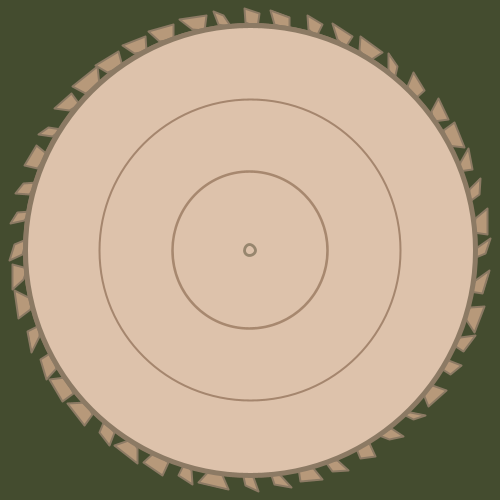
Frame 1 (no input)
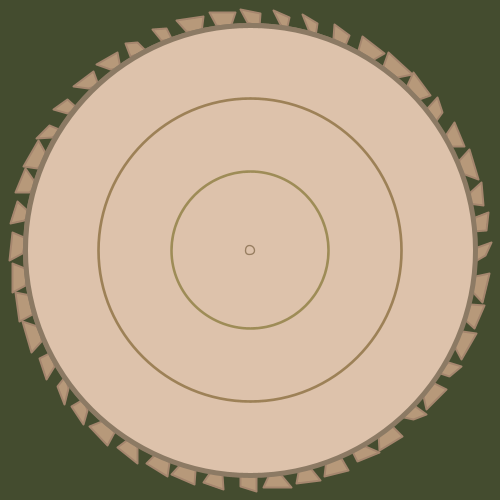
Frame 60 (the mouse pressed at the canvas centre just before this capture)
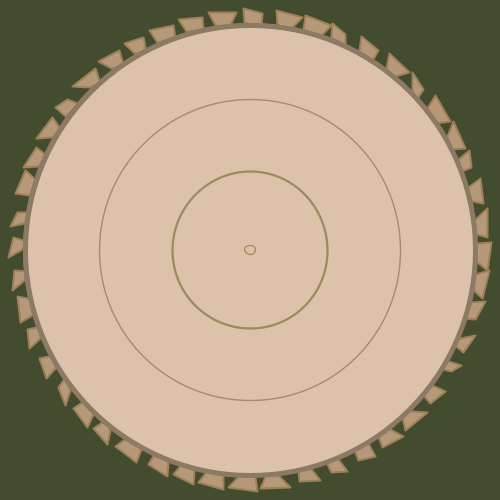
Frame 120 (the mouse held since frame 60 and released just before this capture)

The Processing sketch that drew these frames (run headless with seeded random() and noise(); from frame 60 on, the mouse is pressed at the canvas centre):

// Processing sketch: processing_73885
// ── processing_73885.pde

// Oliver Haimson 
// Assignment 06E
// Copyright 2012

float r, x, y, minValue, hrValue, randC;
boolean initialMins, initialHr;
int prevSec;

void setup() {
  size(500, 500);
  smooth();
  background(68, 76, 47);
  strokeJoin(ROUND);
  r=width-50;
  x=width/2;
  y=height/2;
  initialMins=true;
  initialHr=true;
  minValue=minute();
}

void draw() {
  checkHours();
  checkMins();
  drawSecs();
}

void drawSecs() {
  int sec = second();
  float inc3 = (360/60);
  if (prevSec!=sec){
    background(68, 76, 47);
    drawMins();
    drawBackgroundCircle();
    drawHours();
  }
  prevSec=sec;
}

void drawTriangle() {

}

void checkHours() {
  if (initialHr) {
    hrValue=hour();
    initialHr=false;
  }
  else {
    if (hour() != hrValue) {
      hrValue=hour();
    }
  }
}

void drawHours() {
  noFill();
  float h = hrValue;
  float inc = (r-10)/h;
  if (h > 0){
  for (int i=10; i<(r-10); i+=inc) {
    strokeWeight(random(1, 3));
    stroke(random(150, 170), random(120, 142), random(87, 113));
    ellipse(x, y, i+random(-.3, .3), i+random(-.3, .3));
  }
  }
}

void checkMins() {
  if (initialMins) {
    drawBackgroundCircle();
    minValue=minute();
    initialMins=false;
  }
  else {
    if (minute() != minValue) {
      drawBackgroundCircle();
      minValue=minute();
    }
  }
}

void drawBackgroundCircle() {
  stroke(140, 122, 100);
  fill(221, 194, 171);
  strokeWeight(5);
  ellipse(x, y, r, r);
}

void drawMins() {
  strokeWeight(2);
  fill(183, 153, 122);
  float inc2 = (360/minValue);
  pushMatrix();
  translate(width/2, height/2);
  for (float i=0; i<359; i+=inc2) {
    rotate(radians(inc2));
    if (minValue < 10) {
      randC = 1.5;
    }
    else {
      randC=20/minValue;
    }
    quad(x-24, y-r*.5+10*randC*random(-.5, 1.5), 
    x-10, y-r*.5-8*randC*random(-.5, 1.5), 
    x-17, y-r*.5+45*randC*random(.5, 1.5), 
    x-30, y-r*.5+27*randC*random(1, 1.5));
  }
  stroke(140, 122, 100);
  noFill();
  strokeWeight(5);
  translate(-width/2, -height/2);
  ellipse(x, y, r, r);
  popMatrix();
}
